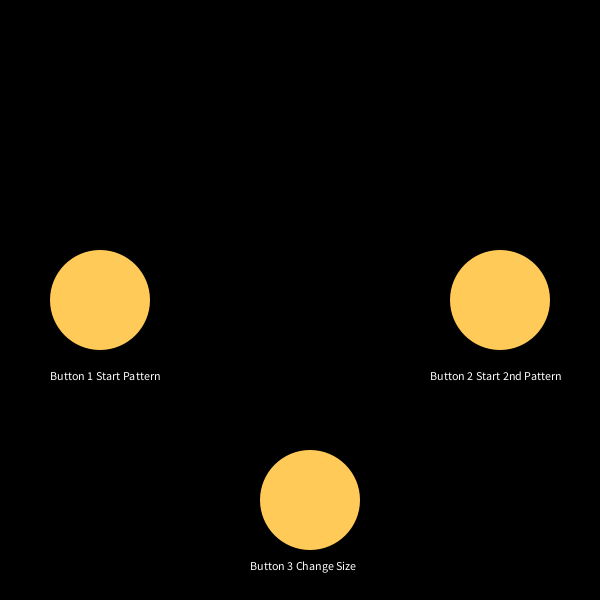
Frame 1 (no input)
Frame 60 (the mouse pressed at the canvas centre just before this capture): identical to frame 1, image omitted
Frame 120 (the mouse held since frame 60 and released just before this capture): identical to frame 1, image omitted

The Processing sketch that drew this single still picture (run headless with seeded random() and noise(); from frame 60 on, the mouse is pressed at the canvas centre):

// Processing sketch: Button
// ── Button.pde
//Use a Rectangle to form a pattern.
//Make the Rectangle go from up to down then begin again.
//Make the Rectangle loop from top to bottom.
// use the mousePressed function to make the rect size grow while you hold the button down.
// use a map to control a shade of the color to be from a range.



int x = 0;
int y = 0;
float SqSize;
float circleSize;
int buttonX, buttonY, buttonSize;
boolean buttonPressed = false;
boolean buttonTwoPressed = false;
boolean buttonThreePressed = false;


void setup() {
  size(600,600);
  background(0);
  SqSize = 30;
  circleSize = 10;
  noStroke();
  buttonX = width/2;
  buttonY = height/2;
  buttonSize = 100;
  fill(255);
  text("Button 1 Start Pattern",50,380);
  text("Button 2 Start 2nd Pattern",430,380);
  text("Button 3 Change Size",250,570);
  fill(#FFCA58);
  ellipse(buttonX-200,buttonY,buttonSize,buttonSize);
  ellipse(buttonX+200,buttonY,buttonSize,buttonSize);
  ellipse(buttonX+10,buttonY+200,buttonSize,buttonSize);

 

}



void draw() {

  if(buttonPressed){
  y+=5;
  translate(x,y); 
  Sq();
 

  
if (y > height) { // make it repeat.
   y= 0;
    x += 20;
 }
  }
  
  if(buttonTwoPressed){
  x+=5;
  translate(x,y); 
  SideSq();
 

  
if (x > width) { // make it repeat.
   x= 0;
    y+= 20;
 }
  }
  
 
  
  
  
   if(buttonThreePressed){
  
 
    SqSize += 1;


   }

  
  

}

void Sq(){
   float r = map(x, 0, width, 0, 255); // the control maps for color
   float g = map(y, 0, height, 0, 255);// the control maps for color
   fill(r,g,150);// filling the objects
   rect(x,y,SqSize,SqSize); // the main block
   ellipse(x,y,circleSize,circleSize);//cool cirlce.
   ellipse(x+30,y,circleSize,circleSize);// cool cirlce
  
  
}

void SideSq(){
  
    float r = map(x, 0, width, 0, 255); // the control maps for color
   float g = map(y, 0, height, 0, 255);// the control maps for color
   fill(r,g,150);// filling the objects
   rect(x,y,SqSize,SqSize); // the main block
   ellipse(x,y,circleSize,circleSize);//cool cirlce.
   ellipse(x,y+30,circleSize,circleSize);// cool cirlce
  
  
}


void mousePressed(){
 float distance = dist(mouseX, mouseY, buttonX-200, buttonY);// first button
 float twoButton = dist(mouseX, mouseY, buttonX+200, buttonY); // 2nd button
 float threeButton = dist(mouseX, mouseY, buttonX+10, buttonY+200); // 2nd button

  if (distance < buttonSize/2) {
    buttonPressed = !buttonPressed; // checking to see if the button is Pressed.
  }
  
  if(twoButton < buttonSize/2){
    
    buttonTwoPressed = !buttonTwoPressed; // checking to see if the button is Pressed.
  }
  
   if(threeButton < buttonSize/2){
    
    buttonThreePressed = !buttonThreePressed; // checking to see if the button is Pressed.
  }
  
  
  
}
